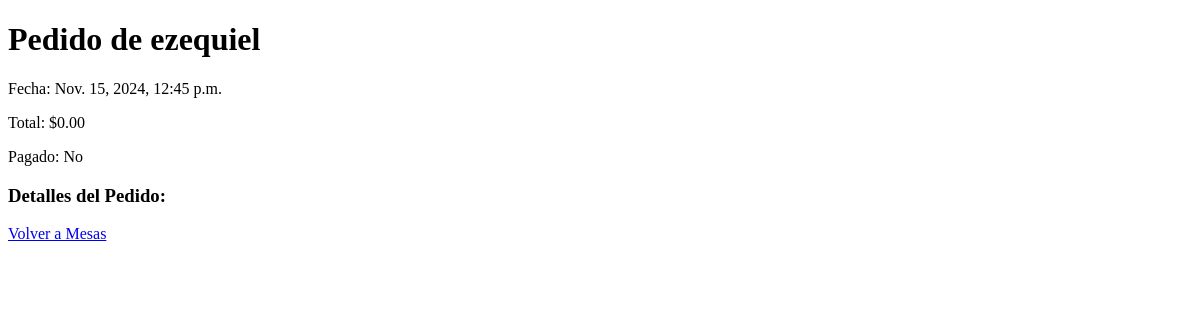
/pedido/6/, run on an earlier commit of the app's database.
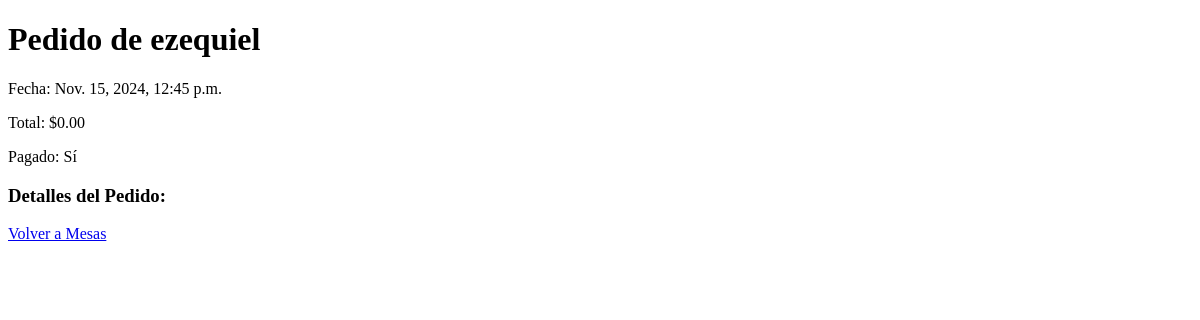
And on a later commit of the database.
### Parrilla/models.py (models this page shows, shortened)
class Pedido(models.Model):
    mesa = models.ForeignKey('Mesa', on_delete=models.CASCADE, blank=True, null=True)
    nombre = models.CharField(max_length=100, blank=True, null=True)
    fecha = models.DateTimeField(auto_now_add=True)
    total = models.DecimalField(max_digits=10, decimal_places=2, default=0)
    pagado = models.BooleanField(default=False)
    para_llevar = models.BooleanField(default=False)

### Parrilla/views.py (the view)
# urls.py: path('pedido/<int:pedido_id>/', views.detalle_pedido, name='detalle_pedido'),
def detalle_pedido(request, pedido_id):
    pedido = get_object_or_404(Pedido, id=pedido_id)
    return render(request, 'Parrilla/detalle_pedido.html', {'pedido': pedido})

### Parrilla/templates/Parrilla/detalle_pedido.html (shortened to what this page needs)
<!DOCTYPE html>
<html lang="es">
<head>
</head>
<body>
    <h1>Pedido de {{ pedido.nombre }}</h1>
    <p>Fecha: {{ pedido.fecha }}</p>
    <p>Total: ${{ pedido.total }}</p>
    <p>Pagado: {{ pedido.pagado|yesno:"Sí,No" }}</p>
    <h3>Detalles del Pedido:</h3>
    <a href="{% url 'vista_mesas' %}">Volver a Mesas</a>
</body>
</html>

What changed in the data, as far as the page shows it:
changed Pedido "ezequiel": pagado "No" → "Sí"
